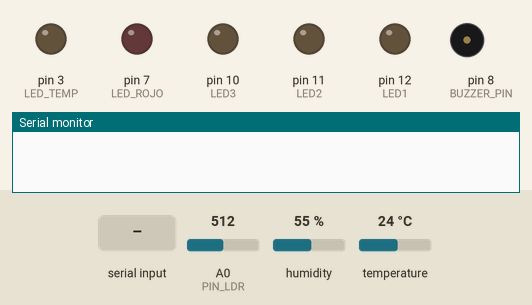
Simulated run of this sketch. Board: Arduino Uno, built with avr-gcc and run on an emulated ATmega328P. Parts: output pins drawn as LEDs (lit = HIGH), buzzer (waves = sounding, pin HIGH), the last lines printed to the serial monitor. The inputs (shaded band) are chosen by the test bench; at power-on: A0 (PIN_LDR) = 512, humidity 55 %, temperature 24 °C.

Above: at 1.2 s.
1.3 s: "S3ON\n" received over Serial
At 3.0 s:
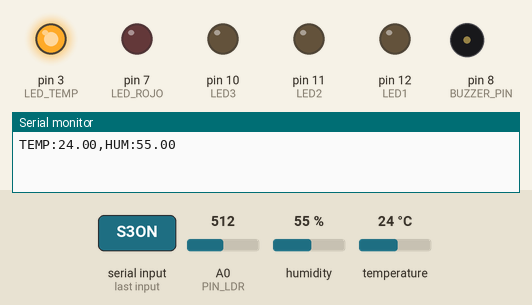
3.5 s: "S3OFF\n" received over Serial
At 4.6 s:
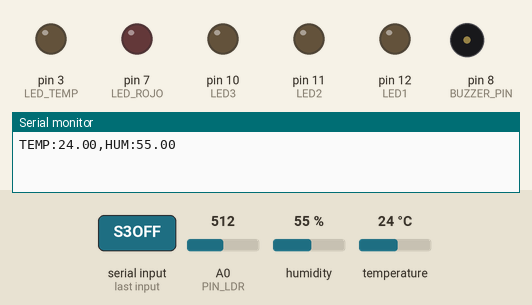
5.0 s: "L1\n" received over Serial
6.9 s: A0 (PIN_LDR) set to 409
8.4 s: A0 (PIN_LDR) set to 385
At 9.6 s:
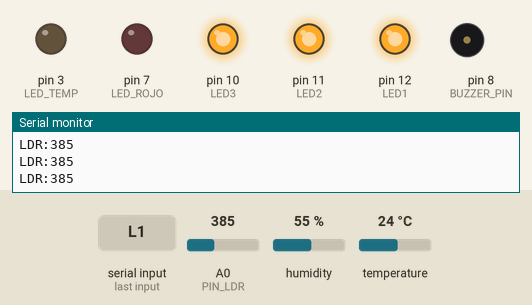
9.9 s: "S3ON\n" received over Serial
At 10.8 s:
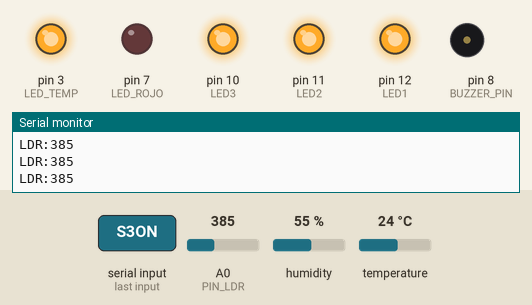
Timing chart, 0 to 12.7 s (numbered marks = the images above; inputs shaded):
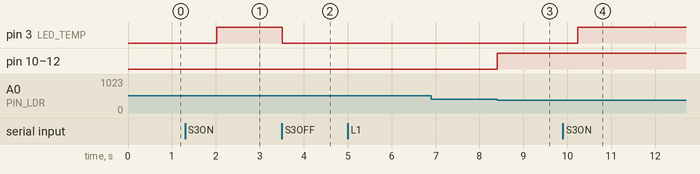

Measured:
- the behaviour switches between 400 and 399 on A0 (PIN_LDR) (found by bisection; images 2 and 3)
- after the input at 1.3 s, pin 3 (LED_TEMP): LOW → HIGH after 0.73 s
- after the input at 3.5 s, pin 3 (LED_TEMP): HIGH → LOW at once
- after the input at 8.4 s, pin 10 (LED3), pin 11 (LED2), pin 12 (LED1): LOW → HIGH at once
- after the input at 9.9 s, pin 3 (LED_TEMP): LOW → HIGH after 0.34 s

The sketch:

proyecto.ino
```cpp
#define PIN_LDR A0
#define LED1 12
#define LED2 11
#define LED3 10

#define PIR_PIN 9
#define BUZZER_PIN 8
#define LED_ROJO 7
#define HC_TRIG 6
#define HC_ECHO 5

#include <DHT.h>
#define DHTPIN 4
#define DHTTYPE DHT11 // o DHT22 según tu sensor
#define LED_TEMP 3

DHT dht(DHTPIN, DHTTYPE);

bool servicioLuzActivo = false;
bool servicioMovimientoActivo = false;
bool servicioTempActivo = false;
String comando = "";
unsigned long ultimoEnvioTemp = 0;
const unsigned long intervaloTemp = 2000; // 2 segundos

void setup() {
  Serial.begin(9600);
  pinMode(PIN_LDR, INPUT);
  pinMode(LED1, OUTPUT);
  pinMode(LED2, OUTPUT);
  pinMode(LED3, OUTPUT);

  pinMode(PIR_PIN, INPUT);
  pinMode(BUZZER_PIN, OUTPUT);
  pinMode(LED_ROJO, OUTPUT);
  pinMode(HC_TRIG, OUTPUT);
  pinMode(HC_ECHO, INPUT);
  pinMode(LED_TEMP, OUTPUT);

  digitalWrite(BUZZER_PIN, LOW);
  digitalWrite(LED_ROJO, LOW);

  dht.begin();
}

void loop() {
  // Leer comandos desde la PC
  while (Serial.available()) {
    char c = Serial.read();
    if (c == '\n') {
      comando.trim();
      if (comando == "L1") {
        servicioLuzActivo = true;
      } else if (comando == "L0") {
        servicioLuzActivo = false;
        digitalWrite(LED1, LOW);
        digitalWrite(LED2, LOW);
        digitalWrite(LED3, LOW);
      } else if (comando == "S2ON") {
        servicioMovimientoActivo = true;
      } else if (comando == "S2OFF") {
        servicioMovimientoActivo = false;
        digitalWrite(BUZZER_PIN, LOW);
        digitalWrite(LED_ROJO, LOW);
      } else if (comando == "S3ON") {
        servicioTempActivo = true;
      } else if (comando == "S3OFF") {
        servicioTempActivo = false;
        digitalWrite(LED_TEMP, LOW);
      }
      comando = "";
    } else {
      comando += c;
    }
  }

  // Servicio 1: Luz ambiental
  if (servicioLuzActivo) {
    int valorLDR = analogRead(PIN_LDR);
    Serial.print("LDR:");
    Serial.println(valorLDR);

    if (valorLDR < 400) {
      digitalWrite(LED1, HIGH);
      digitalWrite(LED2, HIGH);
      digitalWrite(LED3, HIGH);
    } else {
      digitalWrite(LED1, LOW);
      digitalWrite(LED2, LOW);
      digitalWrite(LED3, LOW);
    }
    delay(200);
  }

  // Servicio 2: Detector de movimiento
  if (servicioMovimientoActivo) {
    // Medir distancia
    long duracion, distancia;
    digitalWrite(HC_TRIG, LOW);
    delayMicroseconds(2);
    digitalWrite(HC_TRIG, HIGH);
    delayMicroseconds(10);
    digitalWrite(HC_TRIG, LOW);
    duracion = pulseIn(HC_ECHO, HIGH, 30000);
    distancia = duracion * 0.034 / 2;

    Serial.print("DIST:");
    Serial.println(distancia);

    if (distancia <= 50 && distancia > 0) {
        int movimiento = digitalRead(PIR_PIN);
        Serial.print("PIR:");
        Serial.println(movimiento);
        if (movimiento == HIGH) {
            digitalWrite(BUZZER_PIN, HIGH);
            digitalWrite(LED_ROJO, HIGH);
        } else {
            digitalWrite(BUZZER_PIN, LOW);
            digitalWrite(LED_ROJO, LOW);
        }
    } else {
        digitalWrite(BUZZER_PIN, LOW);
        digitalWrite(LED_ROJO, LOW);
    }
    delay(100); // Reduce el delay para mayor frecuencia
  }

  // Servicio 3: Temperatura y humedad (NO usar delay aquí)
  if (servicioTempActivo) {
    if (millis() - ultimoEnvioTemp >= intervaloTemp) {
      float h = dht.readHumidity();
      float t = dht.readTemperature();

      if (!isnan(t) && !isnan(h)) {
        Serial.print("TEMP:");
        Serial.print(t);
        Serial.print(",HUM:");
        Serial.println(h);
      }

      // Enciende el LED si la temperatura es mayor a 20°C
      if (t > 20) {
        digitalWrite(LED_TEMP, HIGH);
      } else {
        digitalWrite(LED_TEMP, LOW);
      }
      ultimoEnvioTemp = millis();
    }
  }
}
```
